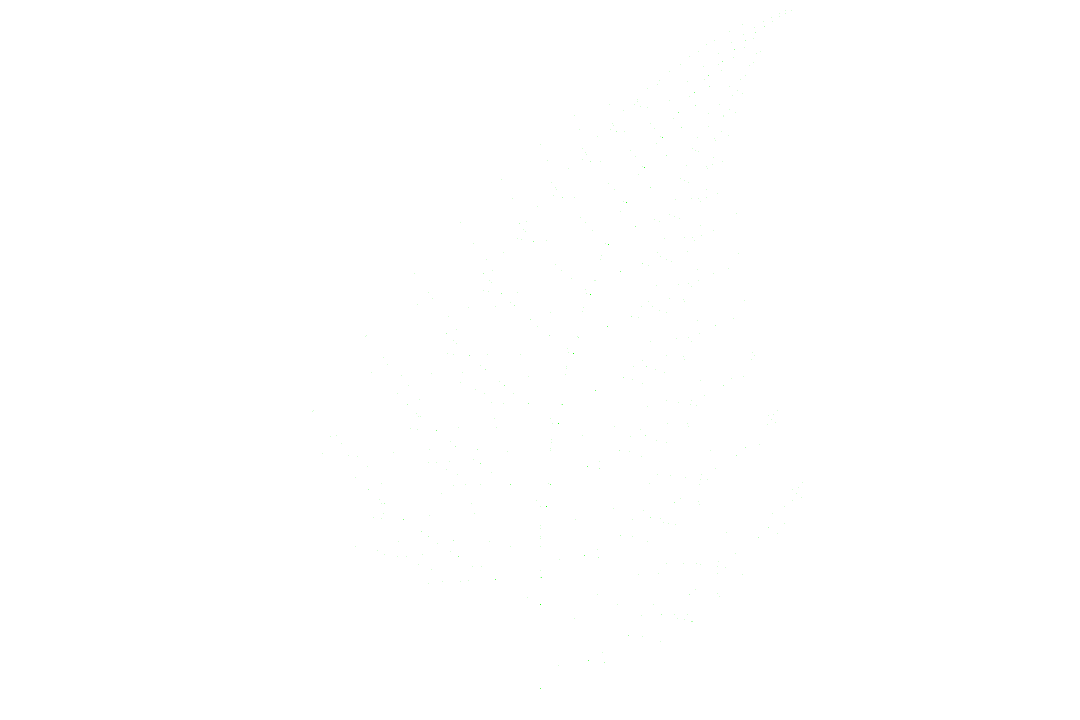
Frame 1 (no input)
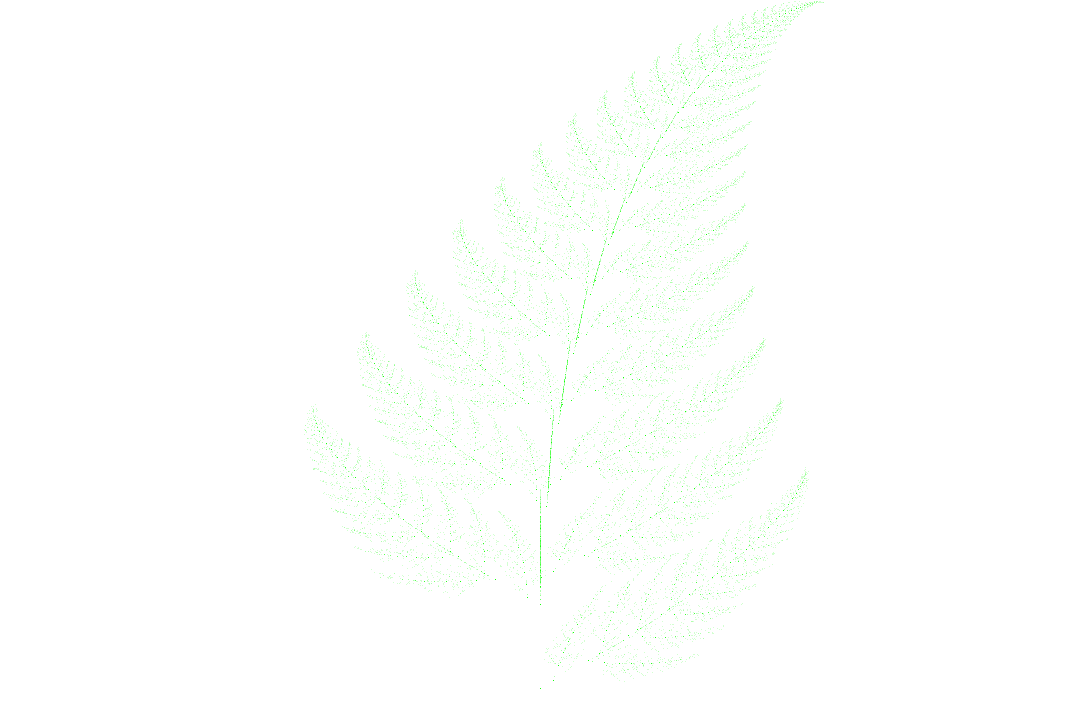
Frame 60 (the mouse pressed at the canvas centre just before this capture)
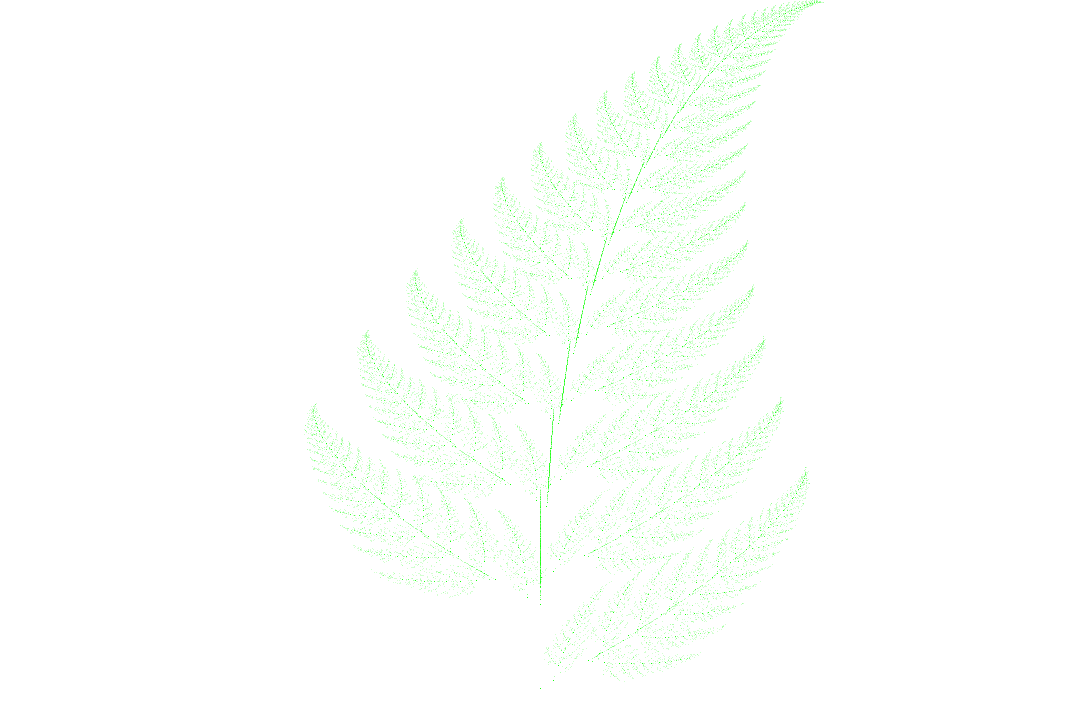
Frame 120 (the mouse held since frame 60 and released just before this capture)

The Processing sketch that drew these frames (run headless with seeded random() and noise(); from frame 60 on, the mouse is pressed at the canvas centre):

// Processing sketch: fern
// ── fern.pde
float x=0, y=0;

void setup() {
  size(1080, 720);
  background(255);
  //x = width/2;
  //y = height;
}

void draw() {
for(int i = 0 ; i <1000; i++){
  stroke(20,255,10);
  strokeWeight(0.5);
  
  float xp = map(x, -5, 5, 0, width);
  float yp = map(y, 0,  10, height, 0);
  point(xp, yp);

  float rand = random(1);
  float nextX = 0;
  float nextY = 0;

  if (rand <= 0.01) {
    nextX =  0 * x + 0    * y;
    nextY =  0 * x + 0.16 * y + 1.6;
  } else if (rand > 0.1 && rand <= 0.86) {
    nextX =  0.85 * x + 0.04 * y;
    nextY = -0.04 * x + 0.85 * y + 1.6;
  } else if (rand > 0.86 && rand <= 0.93) {
    nextX =  0.2 * x + -0.26 * y;
    nextY =  0.23 * x + 0.22 * y + 1.6;
  } else if (rand > 0.93 && rand <= 1) {
    nextX =  -0.13 * x + 0.28 * y;
    nextY =   0.26 * x + 0.24 * y + 0.44;
  }
  x = nextX;
  y = nextY;
  System.out.println(x + " " + y);
}
}
